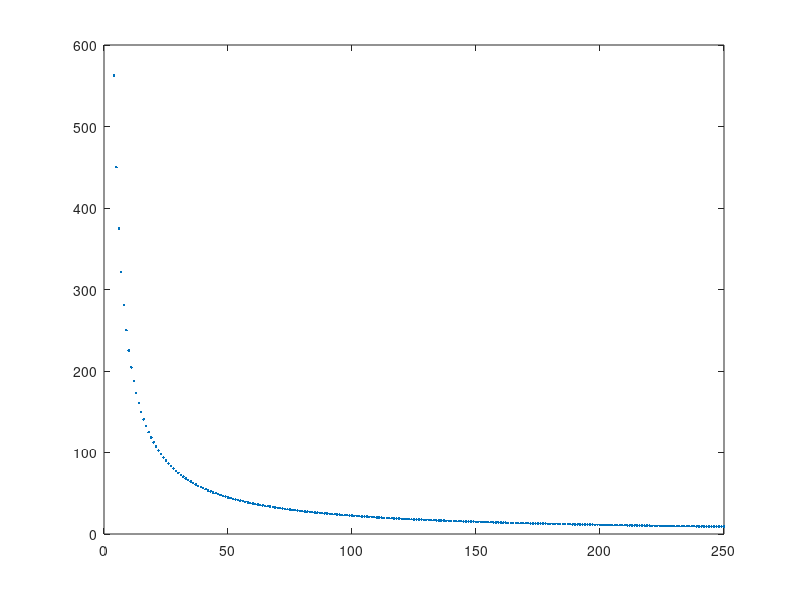

This chart was generated by the following MATLAB code:
%% Possible velocities, in deg/s

steps_per_revolution = 10000;    %max 512000
samp_freq = 125000;             %max 125000
corr_time_scale = 5000;               %microseconds

degrees_per_step = 360/steps_per_revolution;
dt = 1e6/samp_freq;              %microseconds

%individual pulses must be at least 2*time_steps apart
step_unit = 2*dt; 

avail_pulse_time = corr_time_scale - dt;
steps_per_second = 1e6./(step_unit * [1 : (floor(avail_pulse_time / step_unit))] );
V = steps_per_second*degrees_per_step; 

plot(V,'.')
axis([0 250 0 600])



%% Velocity distribution
stim_time = 50;%s
corr_time = 5; %ms
nsamples = 50*samp_freq;
timestep = 1/samp_freq;
corr_time_samples = corr_time*samp_freq/1000;
pmax = floor(corr_time_samples / 2);  %max number of pulses possible per corr_time
pmin = -pmax;

Vdist = zeros(nsamples,1);
Vdist = randi([20],nsamples,1);
wmax = pmax * samp_freq *degrees_per_step /  corr_time_samples;
[n xout] = hist(Vdist,1000);

% OM = zeros(nsamples,1);
% for n = 2:nsamples
%     OM(n,1) = OM(n-1,1) + (1/corr_time_samples)*(-OM(n-1,1)) + randi([pmin,pmax],1,1);
% end
% %OM = OM*stim_sd / std(OM);
% 
% for n = 2:nsamples,
